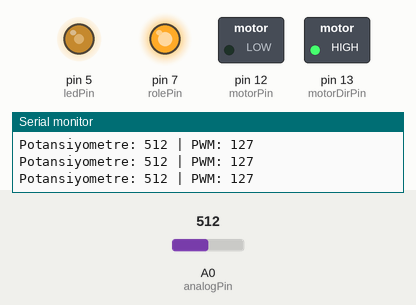
Recording of a sketch running on a simulated Arduino Uno, built with avr-gcc and run on an emulated ATmega328P. Shown: switched loads named in the sketch (green lamp = pin HIGH), output pins drawn as LEDs (lit = HIGH), the last lines printed to the serial monitor. The test bench sets the inputs (shaded band); at power-on: A0 (analogPin) = 512.

Above: at 1.2 s.
1.3 s: A0 (analogPin) set to 491
At 2.6 s:
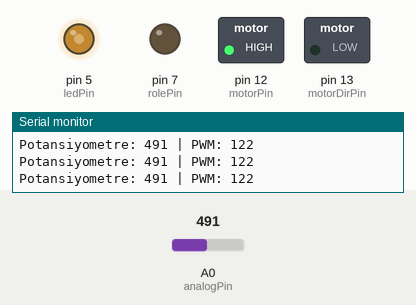
2.9 s: A0 (analogPin) set to 716
At 4.2 s:
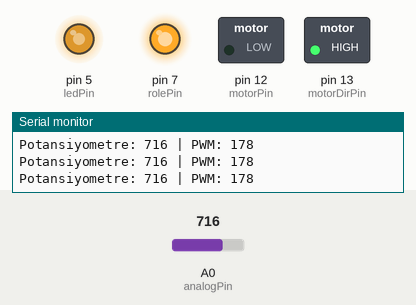
4.5 s: A0 (analogPin) set to 900
At 5.7 s:
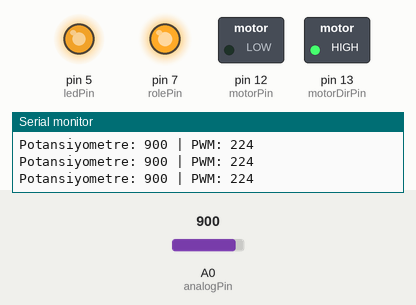
6.1 s: A0 (analogPin) set to 122
At 7.1 s:
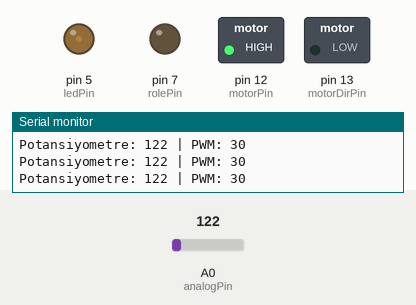
7.7 s: A0 (analogPin) set to 0
At 8.5 s:
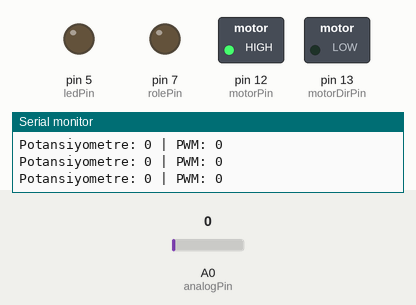
9.3 s: A0 (analogPin) set to 510
At 9.9 s:
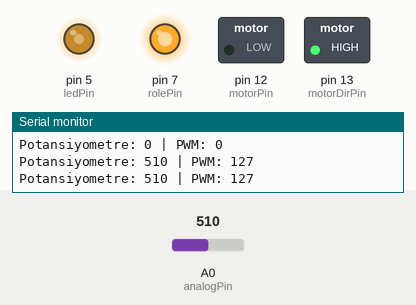
Timing chart, 0 to 11.9 s (numbered marks = the images above; inputs shaded):
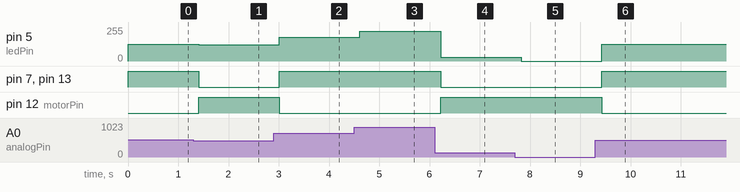

The sketch:

Ders_12_Pot_L9119_MOTOR_src.ino
```cpp
/*
Bu kodlar açık kaynak paylaşım olarak github "acetinkaya" alanında paylaşımı yapılmıştır.

BTP222 Robotik dersi içerisinde anlatımı yapılan bu kodlar ve içerikler Öğr. Gör. Ali ÇETİNKAYA tarafından oluşturulmuştur.

Github alanından;
watch - ilgili projenin proje takibi bildirimi,
star - yıldız ile beğenme bildirimi ve
fork - kendi hesabınıza kopyalama işlemleriyle paylaşımlarıma destek verebilirsiniz.

Bilgi paylaşıldıkça çoğalır ve gelişir. İyi çalışmalar dilerim.

Öğr. Gör. Ali ÇETİNKAYA İstanbul, 2024

Dersin Kaynak Adresleri:
https://github.com/acetinkaya/robotik-arduino-uygulamalari
https://alicetinkaya.site/ders-robotik
https://avesis.gelisim.edu.tr/alcetinkaya
https://scholar.google.com.tr/citations?hl=tr&user=XSEW-NcAAAAJ

---------------------------------------------------------------------------------------------------------
Kodun açıklaması:


*/


const int analogPin = A0;
const int motorPin = 12;        // L9110 A-IA (PWM çıkışı)
const int motorDirPin = 13;     // L9110 A-IB (motor yönü için sabit LOW verilecek)
const int rolePin = 7;          // Röle çıkışı
const int ledPin = 5;           // PWM çıkışı (LED)

int okunanDeger = 0;
int pwmDegeri = 0;
int parlaklik = 0;

void setup() {
  pinMode(rolePin, OUTPUT);
  pinMode(motorPin, OUTPUT);
  pinMode(motorDirPin, OUTPUT);
  pinMode(ledPin, OUTPUT);
  digitalWrite(motorDirPin, LOW);  // Tek yönlü sürüş
  Serial.begin(9600);
}

void loop()
{
  okunanDeger = analogRead(analogPin);
  pwmDegeri = map(okunanDeger, 0, 1023, 0, 255);
  parlaklik = pwmDegeri;  // LED parlaklığını ayarla

  if (okunanDeger >= 0 && okunanDeger <= 500)
  {
    digitalWrite(rolePin, LOW);
    analogWrite(ledPin, parlaklik);
    digitalWrite(motorPin, HIGH); // Motor hızı
    digitalWrite(motorDirPin, LOW); // Motor hızı
    delay(100);
  }
  else if (okunanDeger >= 501 && okunanDeger <= 1023)

  {
    analogWrite(ledPin, parlaklik);
    digitalWrite(motorPin, LOW); // Motor hızı
    digitalWrite(motorDirPin, HIGH); // Motor hızı
    digitalWrite(rolePin, HIGH);
    delay(100);
  }
  else
  {
    analogWrite(ledPin, LOW);
    digitalWrite(motorPin, LOW); // Motor hızı
    digitalWrite(motorDirPin, LOW); // Motor hızı
    digitalWrite(rolePin, LOW);
    delay(100);
  }

  Serial.print("Potansiyometre: ");
  Serial.print(okunanDeger);
  Serial.print(" | PWM: ");
  Serial.println(pwmDegeri);

  delay(100);
}
```

Measured:
- after the input at 1.3 s, pin 5 (ledPin): 127/255 → 122/255 after 0.11 s; pin 7 (rolePin), pin 13 (motorDirPin): HIGH → LOW after 0.11 s; pin 12 (motorPin): LOW → HIGH after 0.11 s
- after the input at 2.9 s, pin 5 (ledPin): 122/255 → 178/255 after 0.11 s; pin 7 (rolePin), pin 13 (motorDirPin): LOW → HIGH after 0.11 s; pin 12 (motorPin): HIGH → LOW after 0.11 s
- after the input at 4.5 s, pin 5 (ledPin): 178/255 → 224/255 after 0.12 s
- after the input at 6.1 s, pin 5 (ledPin): 224/255 → 30/255 after 0.12 s; pin 7 (rolePin), pin 13 (motorDirPin): HIGH → LOW after 0.12 s; pin 12 (motorPin): LOW → HIGH after 0.12 s
- after the input at 7.7 s, pin 5 (ledPin): 30/255 → 0/255 after 0.13 s
- after the input at 9.3 s, pin 5 (ledPin): 0/255 → 127/255 after 0.13 s; pin 7 (rolePin), pin 13 (motorDirPin): LOW → HIGH after 0.13 s; pin 12 (motorPin): HIGH → LOW after 0.13 s
